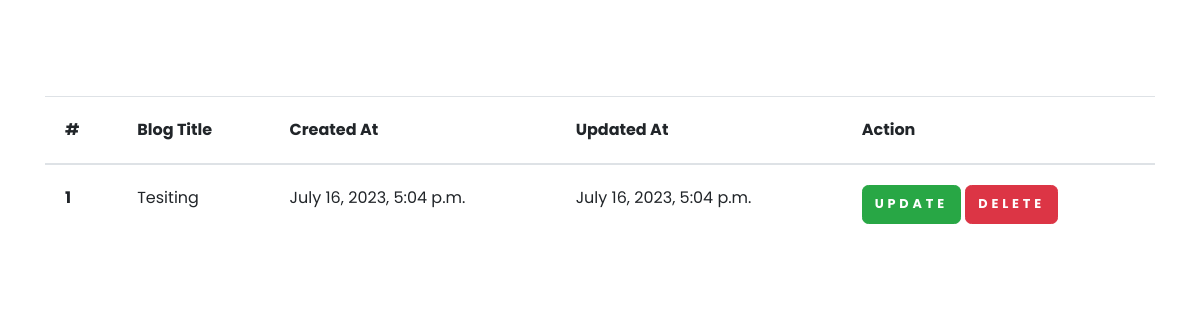
/see-blog/ (signed in), run on an earlier commit of the app's database.
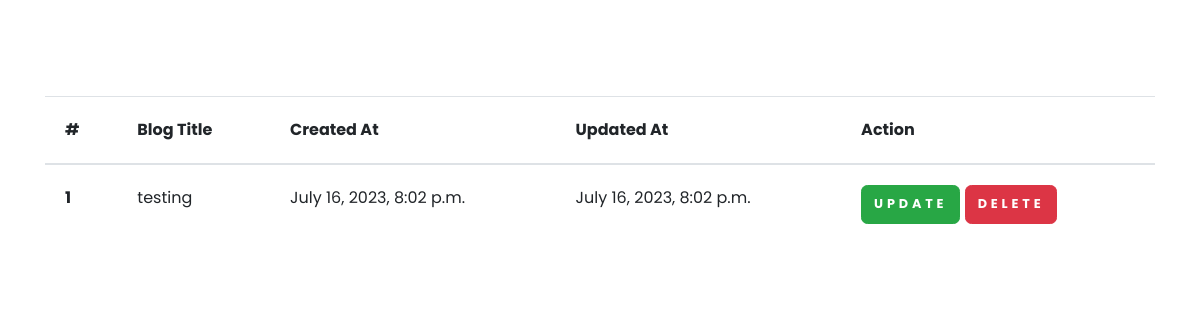
And on a later commit of the database.
### blog/models.py (models this page shows, shortened)
class BlogModel(models.Model):
    title = models.CharField(max_length=1000)
    content = FroalaField()
    user = models.ForeignKey(User, on_delete=models.CASCADE)
    image = models.ImageField(upload_to='static/images')
    created_at = models.DateTimeField(auto_now_add=True)
    updated_at = models.DateTimeField(auto_now=True)

### blog/views.py (the view)
# urls.py: path('see-blog/', see_blog, name="see_blog"),
def see_blog(request):
    context = {}
    try:
        blog_objs = BlogModel.objects.filter(user = request.user)
        context['blog_objs'] = blog_objs
    except Exception as e:
        print(e)
    return render(request, 'see_blogs.html', context)

### templates/see_blogs.html
{% extends "base.html" %} {% block body %}
<section class="mt-5 pt-5">
  <div class="container">
    <table class="table">
      <thead>
        <tr>
          <th scope="col">#</th>
          <th scope="col">Blog Title</th>
          <th scope="col">Created At</th>
          <th scope="col">Updated At</th>
          <th scope="col">Action</th>
        </tr>
      </thead>
      <tbody>
        {% for blog in blog_objs %}
        <tr>
          <th scope="row">{{forloop.counter}}</th>
          <td>{{blog.title}}</td>
          <td>{{blog.created_at}}</td>
          <td>{{blog.updated_at}}</td>
          <td>
            <a href="{% url 'blog_update' blog.title %}" class="btn btn-success"
              >Update</a
            >
            <a href="{% url 'blog_delete' blog.id %}" class="btn btn-danger"
              >Delete</a
            >
          </td>
        </tr>
        {% endfor %}
      </tbody>
    </table>
  </div>
</section>
{% endblock %}

What changed in the data, as far as the page shows it:
removed BlogModel: title "Tesiting", created_at "July 16, 2023, 5:04 p.m.", updated_at "July 16, 2023, 5:04 p.m."
added BlogModel: title "testing", created_at "July 16, 2023, 8:02 p.m.", updated_at "July 16, 2023, 8:02 p.m."
